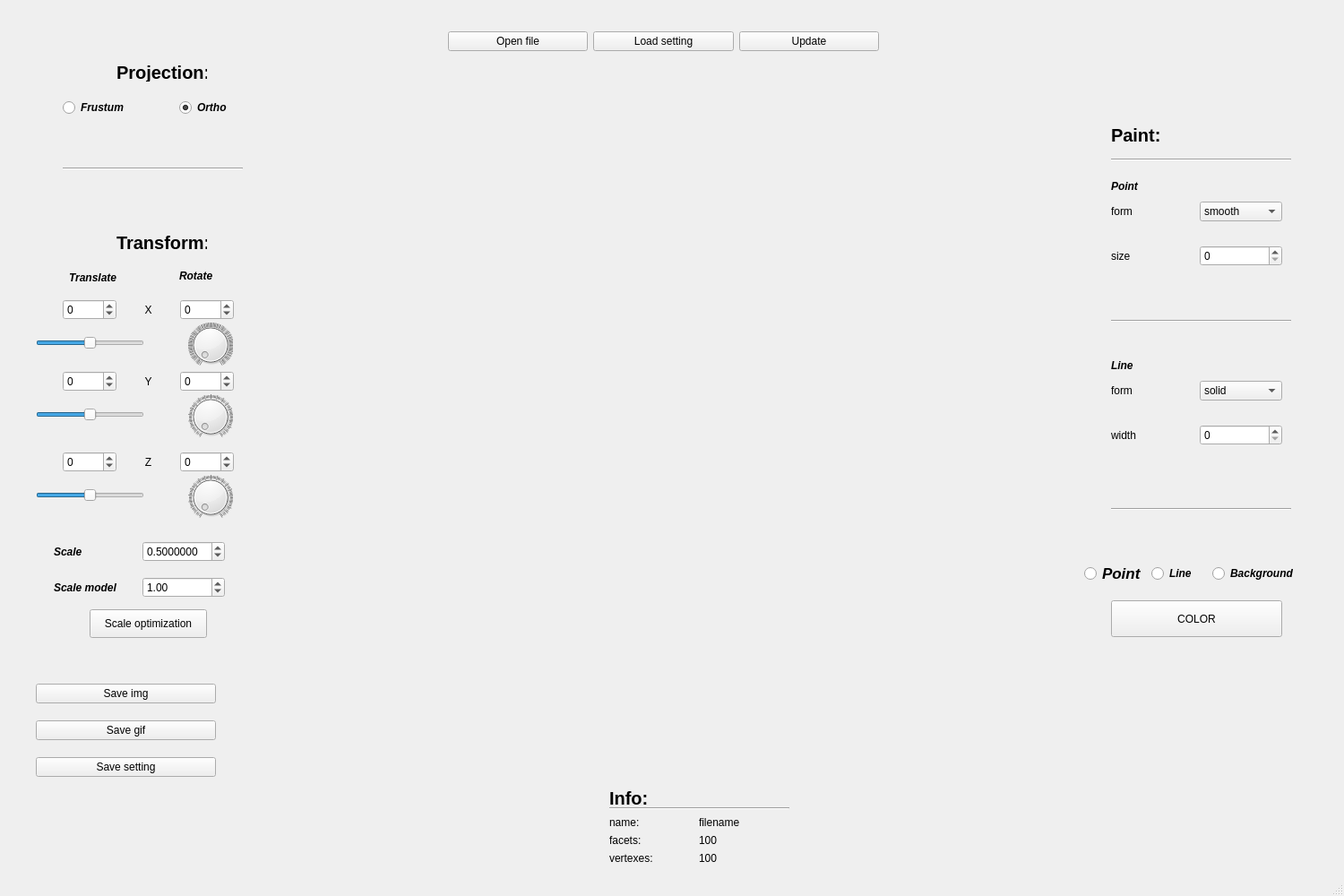
<?xml version="1.0" encoding="UTF-8"?>
<ui version="4.0">
 <class>MainWindow</class>
 <widget class="QMainWindow" name="MainWindow">
  <property name="geometry">
   <rect>
    <x>0</x>
    <y>0</y>
    <width>1500</width>
    <height>1000</height>
   </rect>
  </property>
  <property name="minimumSize">
   <size>
    <width>1500</width>
    <height>1000</height>
   </size>
  </property>
  <property name="maximumSize">
   <size>
    <width>1500</width>
    <height>1000</height>
   </size>
  </property>
  <property name="mouseTracking">
   <bool>false</bool>
  </property>
  <property name="focusPolicy">
   <enum>Qt::ClickFocus</enum>
  </property>
  <property name="windowTitle">
   <string>3dViwer 1.0</string>
  </property>
  <property name="autoFillBackground">
   <bool>false</bool>
  </property>
  <property name="toolButtonStyle">
   <enum>Qt::ToolButtonIconOnly</enum>
  </property>
  <property name="documentMode">
   <bool>false</bool>
  </property>
  <property name="tabShape">
   <enum>QTabWidget::Rounded</enum>
  </property>
  <property name="dockNestingEnabled">
   <bool>false</bool>
  </property>
  <property name="dockOptions">
   <set>QMainWindow::AllowTabbedDocks|QMainWindow::AnimatedDocks</set>
  </property>
  <property name="unifiedTitleAndToolBarOnMac">
   <bool>false</bool>
  </property>
  <widget class="QWidget" name="centralwidget">
   <widget class="GLviewer" name="widget" native="true">
    <property name="enabled">
     <bool>true</bool>
    </property>
    <property name="geometry">
     <rect>
      <x>350</x>
      <y>70</y>
      <width>800</width>
      <height>800</height>
     </rect>
    </property>
    <property name="minimumSize">
     <size>
      <width>800</width>
      <height>800</height>
     </size>
    </property>
    <property name="maximumSize">
     <size>
      <width>800</width>
      <height>800</height>
     </size>
    </property>
   </widget>
   <widget class="QWidget" name="layoutWidget_6">
    <property name="geometry">
     <rect>
      <x>60</x>
      <y>600</y>
      <width>191</width>
      <height>31</height>
     </rect>
    </property>
    <layout class="QHBoxLayout" name="horizontalLayout_8">
     <item>
      <widget class="QLabel" name="scale">
       <property name="font">
        <font>
         <italic>true</italic>
         <bold>true</bold>
        </font>
       </property>
       <property name="text">
        <string>Scale</string>
       </property>
      </widget>
     </item>
     <item>
      <widget class="QDoubleSpinBox" name="doubleSpinBox_Scale">
       <property name="showGroupSeparator" stdset="0">
        <bool>false</bool>
       </property>
       <property name="decimals">
        <number>7</number>
       </property>
       <property name="minimum">
        <double>0.000000000000000</double>
       </property>
       <property name="singleStep">
        <double>0.010000000000000</double>
       </property>
       <property name="value">
        <double>0.500000000000000</double>
       </property>
      </widget>
     </item>
    </layout>
   </widget>
   <widget class="QLabel" name="translate">
    <property name="geometry">
     <rect>
      <x>77</x>
      <y>300</y>
      <width>71</width>
      <height>20</height>
     </rect>
    </property>
    <property name="font">
     <font>
      <italic>true</italic>
      <bold>true</bold>
     </font>
    </property>
    <property name="text">
     <string>Translate</string>
    </property>
   </widget>
   <widget class="QLabel" name="rotate">
    <property name="geometry">
     <rect>
      <x>200</x>
      <y>300</y>
      <width>58</width>
      <height>16</height>
     </rect>
    </property>
    <property name="font">
     <font>
      <italic>true</italic>
      <bold>true</bold>
     </font>
    </property>
    <property name="text">
     <string>Rotate</string>
    </property>
   </widget>
   <widget class="QLabel" name="projection">
    <property name="geometry">
     <rect>
      <x>130</x>
      <y>70</y>
      <width>101</width>
      <height>21</height>
     </rect>
    </property>
    <property name="font">
     <font>
      <pointsize>15</pointsize>
      <bold>true</bold>
     </font>
    </property>
    <property name="text">
     <string>Projection:</string>
    </property>
   </widget>
   <widget class="QRadioButton" name="radioButton_frustum">
    <property name="geometry">
     <rect>
      <x>70</x>
      <y>110</y>
      <width>99</width>
      <height>20</height>
     </rect>
    </property>
    <property name="font">
     <font>
      <italic>true</italic>
      <bold>true</bold>
     </font>
    </property>
    <property name="text">
     <string>Frustum</string>
    </property>
    <property name="checked">
     <bool>false</bool>
    </property>
   </widget>
   <widget class="QRadioButton" name="radioButton_ortho">
    <property name="geometry">
     <rect>
      <x>200</x>
      <y>110</y>
      <width>99</width>
      <height>20</height>
     </rect>
    </property>
    <property name="font">
     <font>
      <italic>true</italic>
      <bold>true</bold>
     </font>
    </property>
    <property name="text">
     <string>Ortho</string>
    </property>
    <property name="checked">
     <bool>true</bool>
    </property>
   </widget>
   <widget class="QLabel" name="transform">
    <property name="geometry">
     <rect>
      <x>130</x>
      <y>260</y>
      <width>101</width>
      <height>21</height>
     </rect>
    </property>
    <property name="font">
     <font>
      <pointsize>15</pointsize>
      <bold>true</bold>
     </font>
    </property>
    <property name="text">
     <string>Transform:</string>
    </property>
   </widget>
   <widget class="QLabel" name="paint">
    <property name="geometry">
     <rect>
      <x>1240</x>
      <y>140</y>
      <width>101</width>
      <height>21</height>
     </rect>
    </property>
    <property name="font">
     <font>
      <pointsize>15</pointsize>
      <bold>true</bold>
     </font>
    </property>
    <property name="text">
     <string>Paint:</string>
    </property>
   </widget>
   <widget class="QLabel" name="point">
    <property name="geometry">
     <rect>
      <x>1240</x>
      <y>200</y>
      <width>58</width>
      <height>16</height>
     </rect>
    </property>
    <property name="font">
     <font>
      <italic>true</italic>
      <bold>true</bold>
     </font>
    </property>
    <property name="text">
     <string>Point</string>
    </property>
   </widget>
   <widget class="QLabel" name="line_7">
    <property name="geometry">
     <rect>
      <x>1240</x>
      <y>400</y>
      <width>58</width>
      <height>16</height>
     </rect>
    </property>
    <property name="font">
     <font>
      <italic>true</italic>
      <bold>true</bold>
     </font>
    </property>
    <property name="text">
     <string>Line</string>
    </property>
   </widget>
   <widget class="QWidget" name="layoutWidget_8">
    <property name="geometry">
     <rect>
      <x>1240</x>
      <y>420</y>
      <width>191</width>
      <height>32</height>
     </rect>
    </property>
    <layout class="QHBoxLayout" name="horizontalLayout_11">
     <item>
      <widget class="QLabel" name="form_line">
       <property name="text">
        <string>form</string>
       </property>
      </widget>
     </item>
     <item>
      <widget class="QComboBox" name="comboBox_line_form">
       <property name="currentIndex">
        <number>1</number>
       </property>
       <item>
        <property name="text">
         <string>empty</string>
        </property>
       </item>
       <item>
        <property name="text">
         <string>solid</string>
        </property>
       </item>
       <item>
        <property name="text">
         <string>dashed</string>
        </property>
       </item>
      </widget>
     </item>
    </layout>
   </widget>
   <widget class="QWidget" name="layoutWidget_10">
    <property name="geometry">
     <rect>
      <x>1240</x>
      <y>270</y>
      <width>191</width>
      <height>31</height>
     </rect>
    </property>
    <layout class="QHBoxLayout" name="horizontalLayout_13">
     <item>
      <widget class="QLabel" name="size_point">
       <property name="text">
        <string>size</string>
       </property>
      </widget>
     </item>
     <item>
      <widget class="QSpinBox" name="spinBox_point_size"/>
     </item>
    </layout>
   </widget>
   <widget class="QWidget" name="layoutWidget_11">
    <property name="geometry">
     <rect>
      <x>1240</x>
      <y>470</y>
      <width>191</width>
      <height>31</height>
     </rect>
    </property>
    <layout class="QHBoxLayout" name="horizontalLayout_14">
     <item>
      <widget class="QLabel" name="width_line">
       <property name="text">
        <string>width</string>
       </property>
      </widget>
     </item>
     <item>
      <widget class="QSpinBox" name="spinBox_line_width"/>
     </item>
    </layout>
   </widget>
   <widget class="Line" name="line">
    <property name="geometry">
     <rect>
      <x>70</x>
      <y>180</y>
      <width>201</width>
      <height>16</height>
     </rect>
    </property>
    <property name="orientation">
     <enum>Qt::Horizontal</enum>
    </property>
   </widget>
   <widget class="Line" name="line_2">
    <property name="geometry">
     <rect>
      <x>1240</x>
      <y>170</y>
      <width>201</width>
      <height>16</height>
     </rect>
    </property>
    <property name="orientation">
     <enum>Qt::Horizontal</enum>
    </property>
   </widget>
   <widget class="Line" name="line_3">
    <property name="geometry">
     <rect>
      <x>1240</x>
      <y>350</y>
      <width>201</width>
      <height>16</height>
     </rect>
    </property>
    <property name="orientation">
     <enum>Qt::Horizontal</enum>
    </property>
   </widget>
   <widget class="Line" name="line_4">
    <property name="geometry">
     <rect>
      <x>1240</x>
      <y>560</y>
      <width>201</width>
      <height>16</height>
     </rect>
    </property>
    <property name="orientation">
     <enum>Qt::Horizontal</enum>
    </property>
   </widget>
   <widget class="Line" name="line_6">
    <property name="geometry">
     <rect>
      <x>680</x>
      <y>882</y>
      <width>201</width>
      <height>41</height>
     </rect>
    </property>
    <property name="orientation">
     <enum>Qt::Horizontal</enum>
    </property>
   </widget>
   <widget class="QLabel" name="info">
    <property name="geometry">
     <rect>
      <x>680</x>
      <y>880</y>
      <width>101</width>
      <height>21</height>
     </rect>
    </property>
    <property name="font">
     <font>
      <pointsize>15</pointsize>
      <bold>true</bold>
     </font>
    </property>
    <property name="text">
     <string>Info:</string>
    </property>
   </widget>
   <widget class="QLabel" name="vertexes">
    <property name="geometry">
     <rect>
      <x>680</x>
      <y>950</y>
      <width>58</width>
      <height>16</height>
     </rect>
    </property>
    <property name="font">
     <font>
      <italic>false</italic>
      <bold>false</bold>
     </font>
    </property>
    <property name="text">
     <string>vertexes:</string>
    </property>
   </widget>
   <widget class="QLabel" name="coun_vertexes">
    <property name="geometry">
     <rect>
      <x>780</x>
      <y>950</y>
      <width>100</width>
      <height>16</height>
     </rect>
    </property>
    <property name="font">
     <font>
      <italic>false</italic>
      <bold>false</bold>
     </font>
    </property>
    <property name="text">
     <string>100</string>
    </property>
   </widget>
   <widget class="QLabel" name="count_facets">
    <property name="geometry">
     <rect>
      <x>780</x>
      <y>930</y>
      <width>100</width>
      <height>16</height>
     </rect>
    </property>
    <property name="font">
     <font>
      <italic>false</italic>
      <bold>false</bold>
     </font>
    </property>
    <property name="text">
     <string>100</string>
    </property>
   </widget>
   <widget class="QLabel" name="facets">
    <property name="geometry">
     <rect>
      <x>680</x>
      <y>930</y>
      <width>58</width>
      <height>16</height>
     </rect>
    </property>
    <property name="font">
     <font>
      <italic>false</italic>
      <bold>false</bold>
     </font>
    </property>
    <property name="text">
     <string>facets:</string>
    </property>
   </widget>
   <widget class="QLabel" name="filename">
    <property name="geometry">
     <rect>
      <x>780</x>
      <y>910</y>
      <width>100</width>
      <height>16</height>
     </rect>
    </property>
    <property name="font">
     <font>
      <italic>false</italic>
      <bold>false</bold>
     </font>
    </property>
    <property name="text">
     <string>filename</string>
    </property>
   </widget>
   <widget class="QLabel" name="name">
    <property name="geometry">
     <rect>
      <x>680</x>
      <y>910</y>
      <width>58</width>
      <height>16</height>
     </rect>
    </property>
    <property name="font">
     <font>
      <italic>false</italic>
      <bold>false</bold>
     </font>
    </property>
    <property name="text">
     <string>name:</string>
    </property>
   </widget>
   <widget class="QWidget" name="layoutWidget">
    <property name="geometry">
     <rect>
      <x>500</x>
      <y>30</y>
      <width>481</width>
      <height>33</height>
     </rect>
    </property>
    <layout class="QHBoxLayout" name="horizontalLayout">
     <item>
      <widget class="QPushButton" name="openFile">
       <property name="text">
        <string>Open file</string>
       </property>
      </widget>
     </item>
     <item>
      <widget class="QPushButton" name="load_setting">
       <property name="text">
        <string>Load setting</string>
       </property>
      </widget>
     </item>
     <item>
      <widget class="QPushButton" name="update">
       <property name="text">
        <string>Update</string>
       </property>
      </widget>
     </item>
    </layout>
   </widget>
   <widget class="QWidget" name="layoutWidget">
    <property name="geometry">
     <rect>
      <x>70</x>
      <y>330</y>
      <width>191</width>
      <height>31</height>
     </rect>
    </property>
    <layout class="QHBoxLayout" name="horizontalLayout_2">
     <item>
      <widget class="QSpinBox" name="dx">
       <property name="minimum">
        <number>-100</number>
       </property>
      </widget>
     </item>
     <item>
      <widget class="QLabel" name="x_t">
       <property name="text">
        <string>X</string>
       </property>
       <property name="alignment">
        <set>Qt::AlignCenter</set>
       </property>
      </widget>
     </item>
     <item>
      <widget class="QSpinBox" name="rdx">
       <property name="minimum">
        <number>-360</number>
       </property>
       <property name="maximum">
        <number>360</number>
       </property>
      </widget>
     </item>
    </layout>
   </widget>
   <widget class="QWidget" name="layoutWidget">
    <property name="geometry">
     <rect>
      <x>1240</x>
      <y>220</y>
      <width>191</width>
      <height>32</height>
     </rect>
    </property>
    <layout class="QHBoxLayout" name="horizontalLayout_9">
     <item>
      <widget class="QLabel" name="form_point">
       <property name="text">
        <string>form</string>
       </property>
      </widget>
     </item>
     <item>
      <widget class="QComboBox" name="comboBox_point_form">
       <property name="currentIndex">
        <number>1</number>
       </property>
       <property name="placeholderText">
        <string>rty</string>
       </property>
       <item>
        <property name="text">
         <string>empty</string>
        </property>
       </item>
       <item>
        <property name="text">
         <string>smooth</string>
        </property>
       </item>
       <item>
        <property name="text">
         <string>square</string>
        </property>
       </item>
      </widget>
     </item>
    </layout>
   </widget>
   <widget class="QWidget" name="layoutWidget">
    <property name="geometry">
     <rect>
      <x>40</x>
      <y>750</y>
      <width>201</width>
      <height>131</height>
     </rect>
    </property>
    <layout class="QVBoxLayout" name="verticalLayout">
     <property name="leftMargin">
      <number>0</number>
     </property>
     <property name="topMargin">
      <number>0</number>
     </property>
     <property name="bottomMargin">
      <number>0</number>
     </property>
     <item>
      <widget class="QPushButton" name="Pthoto">
       <property name="text">
        <string>Save img</string>
       </property>
      </widget>
     </item>
     <item>
      <widget class="QPushButton" name="stop_and_save_GIF">
       <property name="text">
        <string>Save gif</string>
       </property>
      </widget>
     </item>
     <item>
      <widget class="QPushButton" name="save_settings">
       <property name="text">
        <string>Save setting</string>
       </property>
      </widget>
     </item>
    </layout>
   </widget>
   <widget class="QWidget" name="layoutWidget_13">
    <property name="geometry">
     <rect>
      <x>60</x>
      <y>640</y>
      <width>191</width>
      <height>31</height>
     </rect>
    </property>
    <layout class="QHBoxLayout" name="horizontalLayout_16">
     <item>
      <widget class="QLabel" name="scale_2">
       <property name="font">
        <font>
         <italic>true</italic>
         <bold>true</bold>
        </font>
       </property>
       <property name="text">
        <string>Scale model</string>
       </property>
      </widget>
     </item>
     <item>
      <widget class="QDoubleSpinBox" name="modelScale">
       <property name="showGroupSeparator" stdset="0">
        <bool>false</bool>
       </property>
       <property name="minimum">
        <double>0.000000000000000</double>
       </property>
       <property name="maximum">
        <double>100.000000000000000</double>
       </property>
       <property name="singleStep">
        <double>1.000000000000000</double>
       </property>
       <property name="value">
        <double>1.000000000000000</double>
       </property>
      </widget>
     </item>
    </layout>
   </widget>
   <widget class="QSlider" name="horizontalSlider_dx">
    <property name="geometry">
     <rect>
      <x>40</x>
      <y>370</y>
      <width>121</width>
      <height>25</height>
     </rect>
    </property>
    <property name="minimum">
     <number>-100</number>
    </property>
    <property name="maximum">
     <number>100</number>
    </property>
    <property name="orientation">
     <enum>Qt::Horizontal</enum>
    </property>
   </widget>
   <widget class="QDial" name="dial_rdx">
    <property name="geometry">
     <rect>
      <x>210</x>
      <y>360</y>
      <width>50</width>
      <height>50</height>
     </rect>
    </property>
    <property name="maximum">
     <number>360</number>
    </property>
    <property name="pageStep">
     <number>1</number>
    </property>
    <property name="wrapping">
     <bool>false</bool>
    </property>
    <property name="notchesVisible">
     <bool>true</bool>
    </property>
   </widget>
   <widget class="QDial" name="dial_rdy">
    <property name="geometry">
     <rect>
      <x>210</x>
      <y>440</y>
      <width>50</width>
      <height>50</height>
     </rect>
    </property>
    <property name="maximum">
     <number>360</number>
    </property>
    <property name="wrapping">
     <bool>false</bool>
    </property>
    <property name="notchesVisible">
     <bool>true</bool>
    </property>
   </widget>
   <widget class="QSlider" name="horizontalSlider_dy">
    <property name="geometry">
     <rect>
      <x>40</x>
      <y>450</y>
      <width>121</width>
      <height>25</height>
     </rect>
    </property>
    <property name="minimum">
     <number>-100</number>
    </property>
    <property name="maximum">
     <number>100</number>
    </property>
    <property name="orientation">
     <enum>Qt::Horizontal</enum>
    </property>
   </widget>
   <widget class="QWidget" name="layoutWidget_14">
    <property name="geometry">
     <rect>
      <x>70</x>
      <y>410</y>
      <width>191</width>
      <height>31</height>
     </rect>
    </property>
    <layout class="QHBoxLayout" name="horizontalLayout_17">
     <item>
      <widget class="QSpinBox" name="dy">
       <property name="minimum">
        <number>-100</number>
       </property>
      </widget>
     </item>
     <item>
      <widget class="QLabel" name="y">
       <property name="text">
        <string>Y</string>
       </property>
       <property name="alignment">
        <set>Qt::AlignCenter</set>
       </property>
      </widget>
     </item>
     <item>
      <widget class="QSpinBox" name="rdy">
       <property name="minimum">
        <number>-360</number>
       </property>
       <property name="maximum">
        <number>360</number>
       </property>
      </widget>
     </item>
    </layout>
   </widget>
   <widget class="QDial" name="dial_rdz">
    <property name="geometry">
     <rect>
      <x>210</x>
      <y>530</y>
      <width>50</width>
      <height>50</height>
     </rect>
    </property>
    <property name="maximum">
     <number>360</number>
    </property>
    <property name="wrapping">
     <bool>false</bool>
    </property>
    <property name="notchesVisible">
     <bool>true</bool>
    </property>
   </widget>
   <widget class="QWidget" name="layoutWidget_15">
    <property name="geometry">
     <rect>
      <x>70</x>
      <y>500</y>
      <width>191</width>
      <height>31</height>
     </rect>
    </property>
    <layout class="QHBoxLayout" name="horizontalLayout_19">
     <item>
      <widget class="QSpinBox" name="dz">
       <property name="minimum">
        <number>-100</number>
       </property>
      </widget>
     </item>
     <item>
      <widget class="QLabel" name="z">
       <property name="text">
        <string>Z</string>
       </property>
       <property name="alignment">
        <set>Qt::AlignCenter</set>
       </property>
      </widget>
     </item>
     <item>
      <widget class="QSpinBox" name="rdz">
       <property name="minimum">
        <number>-360</number>
       </property>
       <property name="maximum">
        <number>360</number>
       </property>
      </widget>
     </item>
    </layout>
   </widget>
   <widget class="QSlider" name="horizontalSlider_dz">
    <property name="geometry">
     <rect>
      <x>40</x>
      <y>540</y>
      <width>121</width>
      <height>25</height>
     </rect>
    </property>
    <property name="minimum">
     <number>-100</number>
    </property>
    <property name="maximum">
     <number>100</number>
    </property>
    <property name="orientation">
     <enum>Qt::Horizontal</enum>
    </property>
   </widget>
   <widget class="QPushButton" name="color">
    <property name="geometry">
     <rect>
      <x>1240</x>
      <y>670</y>
      <width>191</width>
      <height>41</height>
     </rect>
    </property>
    <property name="text">
     <string>COLOR</string>
    </property>
   </widget>
   <widget class="QWidget" name="layoutWidget">
    <property name="geometry">
     <rect>
      <x>1210</x>
      <y>630</y>
      <width>239</width>
      <height>20</height>
     </rect>
    </property>
    <layout class="QHBoxLayout" name="horizontalLayout_3">
     <item>
      <widget class="QRadioButton" name="colorPoint">
       <property name="font">
        <font>
         <pointsize>13</pointsize>
         <italic>true</italic>
         <bold>true</bold>
        </font>
       </property>
       <property name="text">
        <string>Point</string>
       </property>
      </widget>
     </item>
     <item>
      <widget class="QRadioButton" name="colorLine">
       <property name="font">
        <font>
         <italic>true</italic>
         <bold>true</bold>
        </font>
       </property>
       <property name="text">
        <string>Line</string>
       </property>
      </widget>
     </item>
     <item>
      <widget class="QRadioButton" name="colorBackground">
       <property name="font">
        <font>
         <italic>true</italic>
         <bold>true</bold>
        </font>
       </property>
       <property name="text">
        <string>Background</string>
       </property>
      </widget>
     </item>
    </layout>
   </widget>
   <widget class="QPushButton" name="optimization">
    <property name="geometry">
     <rect>
      <x>100</x>
      <y>680</y>
      <width>131</width>
      <height>32</height>
     </rect>
    </property>
    <property name="text">
     <string>Scale optimization</string>
    </property>
   </widget>
   <widget class="QLabel" name="label_Timer_GIF">
    <property name="geometry">
     <rect>
      <x>250</x>
      <y>800</y>
      <width>41</width>
      <height>17</height>
     </rect>
    </property>
    <property name="text">
     <string/>
    </property>
    <property name="alignment">
     <set>Qt::AlignCenter</set>
    </property>
   </widget>
  </widget>
  <widget class="QStatusBar" name="statusBar"/>
 </widget>
 <customwidgets>
  <customwidget>
   <class>GLviewer</class>
   <extends>QWidget</extends>
   <header>glviewer.h</header>
   <container>1</container>
  </customwidget>
 </customwidgets>
 <resources/>
 <connections>
  <connection>
   <sender>horizontalSlider_dx</sender>
   <signal>valueChanged(int)</signal>
   <receiver>dx</receiver>
   <slot>setValue(int)</slot>
   <hints>
    <hint type="sourcelabel">
     <x>107</x>
     <y>427</y>
    </hint>
    <hint type="destinationlabel">
     <x>109</x>
     <y>355</y>
    </hint>
   </hints>
  </connection>
  <connection>
   <sender>dial_rdx</sender>
   <signal>valueChanged(int)</signal>
   <receiver>rdx</receiver>
   <slot>setValue(int)</slot>
   <hints>
    <hint type="sourcelabel">
     <x>251</x>
     <y>434</y>
    </hint>
    <hint type="destinationlabel">
     <x>259</x>
     <y>355</y>
    </hint>
   </hints>
  </connection>
  <connection>
   <sender>dx</sender>
   <signal>valueChanged(int)</signal>
   <receiver>update</receiver>
   <slot>click()</slot>
   <hints>
    <hint type="sourcelabel">
     <x>86</x>
     <y>341</y>
    </hint>
    <hint type="destinationlabel">
     <x>943</x>
     <y>41</y>
    </hint>
   </hints>
  </connection>
  <connection>
   <sender>rdx</sender>
   <signal>valueChanged(int)</signal>
   <receiver>update</receiver>
   <slot>click()</slot>
   <hints>
    <hint type="sourcelabel">
     <x>230</x>
     <y>342</y>
    </hint>
    <hint type="destinationlabel">
     <x>859</x>
     <y>49</y>
    </hint>
   </hints>
  </connection>
  <connection>
   <sender>horizontalSlider_dy</sender>
   <signal>valueChanged(int)</signal>
   <receiver>dy</receiver>
   <slot>setValue(int)</slot>
   <hints>
    <hint type="sourcelabel">
     <x>96</x>
     <y>463</y>
    </hint>
    <hint type="destinationlabel">
     <x>116</x>
     <y>427</y>
    </hint>
   </hints>
  </connection>
  <connection>
   <sender>horizontalSlider_dz</sender>
   <signal>valueChanged(int)</signal>
   <receiver>dz</receiver>
   <slot>setValue(int)</slot>
   <hints>
    <hint type="sourcelabel">
     <x>55</x>
     <y>552</y>
    </hint>
    <hint type="destinationlabel">
     <x>72</x>
     <y>509</y>
    </hint>
   </hints>
  </connection>
  <connection>
   <sender>dy</sender>
   <signal>valueChanged(int)</signal>
   <receiver>update</receiver>
   <slot>click()</slot>
   <hints>
    <hint type="sourcelabel">
     <x>127</x>
     <y>421</y>
    </hint>
    <hint type="destinationlabel">
     <x>901</x>
     <y>31</y>
    </hint>
   </hints>
  </connection>
  <connection>
   <sender>dz</sender>
   <signal>valueChanged(int)</signal>
   <receiver>update</receiver>
   <slot>click()</slot>
   <hints>
    <hint type="sourcelabel">
     <x>92</x>
     <y>520</y>
    </hint>
    <hint type="destinationlabel">
     <x>915</x>
     <y>33</y>
    </hint>
   </hints>
  </connection>
  <connection>
   <sender>rdy</sender>
   <signal>valueChanged(int)</signal>
   <receiver>update</receiver>
   <slot>click()</slot>
   <hints>
    <hint type="sourcelabel">
     <x>247</x>
     <y>417</y>
    </hint>
    <hint type="destinationlabel">
     <x>963</x>
     <y>39</y>
    </hint>
   </hints>
  </connection>
  <connection>
   <sender>rdz</sender>
   <signal>valueChanged(int)</signal>
   <receiver>update</receiver>
   <slot>click()</slot>
   <hints>
    <hint type="sourcelabel">
     <x>247</x>
     <y>517</y>
    </hint>
    <hint type="destinationlabel">
     <x>911</x>
     <y>46</y>
    </hint>
   </hints>
  </connection>
  <connection>
   <sender>dial_rdy</sender>
   <signal>valueChanged(int)</signal>
   <receiver>rdy</receiver>
   <slot>setValue(int)</slot>
   <hints>
    <hint type="sourcelabel">
     <x>247</x>
     <y>468</y>
    </hint>
    <hint type="destinationlabel">
     <x>252</x>
     <y>427</y>
    </hint>
   </hints>
  </connection>
  <connection>
   <sender>dial_rdz</sender>
   <signal>valueChanged(int)</signal>
   <receiver>rdz</receiver>
   <slot>setValue(int)</slot>
   <hints>
    <hint type="sourcelabel">
     <x>227</x>
     <y>548</y>
    </hint>
    <hint type="destinationlabel">
     <x>235</x>
     <y>523</y>
    </hint>
   </hints>
  </connection>
  <connection>
   <sender>modelScale</sender>
   <signal>valueChanged(double)</signal>
   <receiver>update</receiver>
   <slot>click()</slot>
   <hints>
    <hint type="sourcelabel">
     <x>175</x>
     <y>684</y>
    </hint>
    <hint type="destinationlabel">
     <x>883</x>
     <y>54</y>
    </hint>
   </hints>
  </connection>
 </connections>
</ui>
